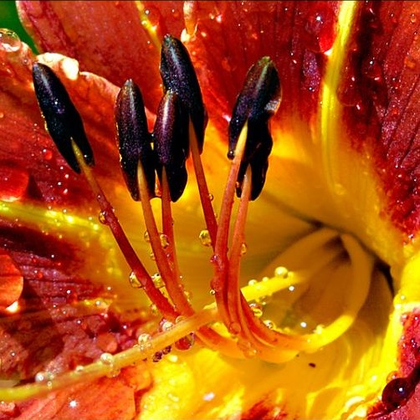
%> input picture tp4/2016_bilateral_matlab/flowers.bmp, 420 x 420 px, shrunk from 502 x 502 before the run
$ octave bilateral_filter.m   (GNU Octave 9; MATLAB toolbox functions it lacks are replaced by stand-ins)
%> lines starting %> are read from the running program, lines starting %| are printed output that depends on the picture
%% Generate observed image
clear all;
close all;
I=double(imread('flowers.bmp'))/255;
I=mean(I,3);
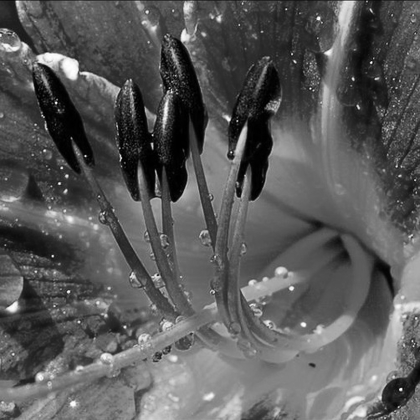
%> I: size 420x420 double; min 0, max 1, mean 0.353
sizeI=size(I);
%> sizeI = [420 420]
u=I+0.1*randn(sizeI);
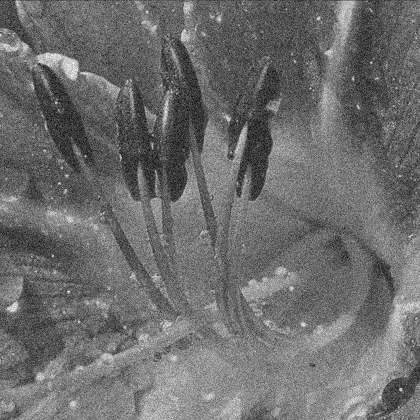
%> u: size 420x420 double; min -0.343, max 1.28, mean 0.353; drawn with min black and max white
figure; imshow(I);title('origin image');
figure; imshow(u);title('Noisy observed image');
%> after `imshow(u)`:
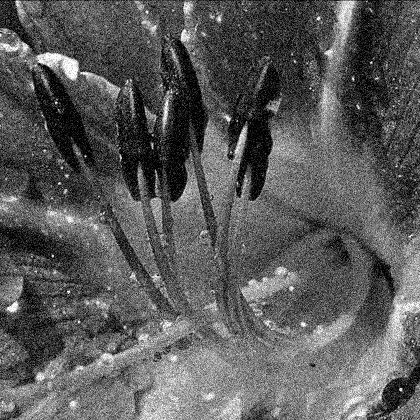
%> displayed picture: size 420x420, on the screen's scale of 0 to 255; min 0, max 255, mean 90.6

% Denoise
w=3;
sigma_s=1;
sigma_i=2;
size_I_noisy=size(u);
%> size_I_noisy = [420 420]
[N,M] = size(u);
%> N = 420; M = 420

%% Bilateral filtering.
bound = 2*w+1;
S = zeros(bound,bound);
u_square = zeros(bound,bound);
% calculate S which is constant during the loop over p
for x_1 = 1:bound
    for x_2 = 1:bound
        S(x_1,x_2) = exp(-((x_1-w-1)^2+(x_2-w-1)^2)/(2*sigma_s^2));
    end
end

I_denoised = u;
%loop over p_1 and p_2
for p_1 = w+1:N-w
    for p_2 = w+1:M-w
        u_square = u(p_1-w:p_1+w,p_2-w:p_2+w);
        C_matrix = exp(-((u_square-u_square(w+1,w+1)).^2)/(2*sigma_i^2)).*S;
        C = sum(C_matrix(:));
        I_denoised(p_1-w,p_2-w) = sum(u_square(:).*C_matrix(:))/C;
    end
end
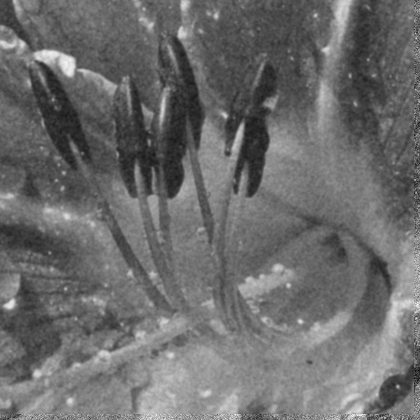
%> I_denoised: size 420x420 double; min -0.21, max 1.12, mean 0.355; drawn with min black and max white

figure;imshow(I_denoised);title('Denoised image');
%> after `imshow(I_denoised)`:
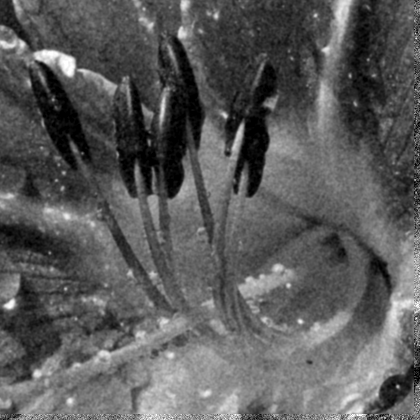
%> displayed picture: size 420x420, on the screen's scale of 0 to 255; min 0, max 255, mean 90.6; mean of the top-left, top-right, bottom-left and bottom-right quarters 70.4, 75.9, 104.8, 111.3
